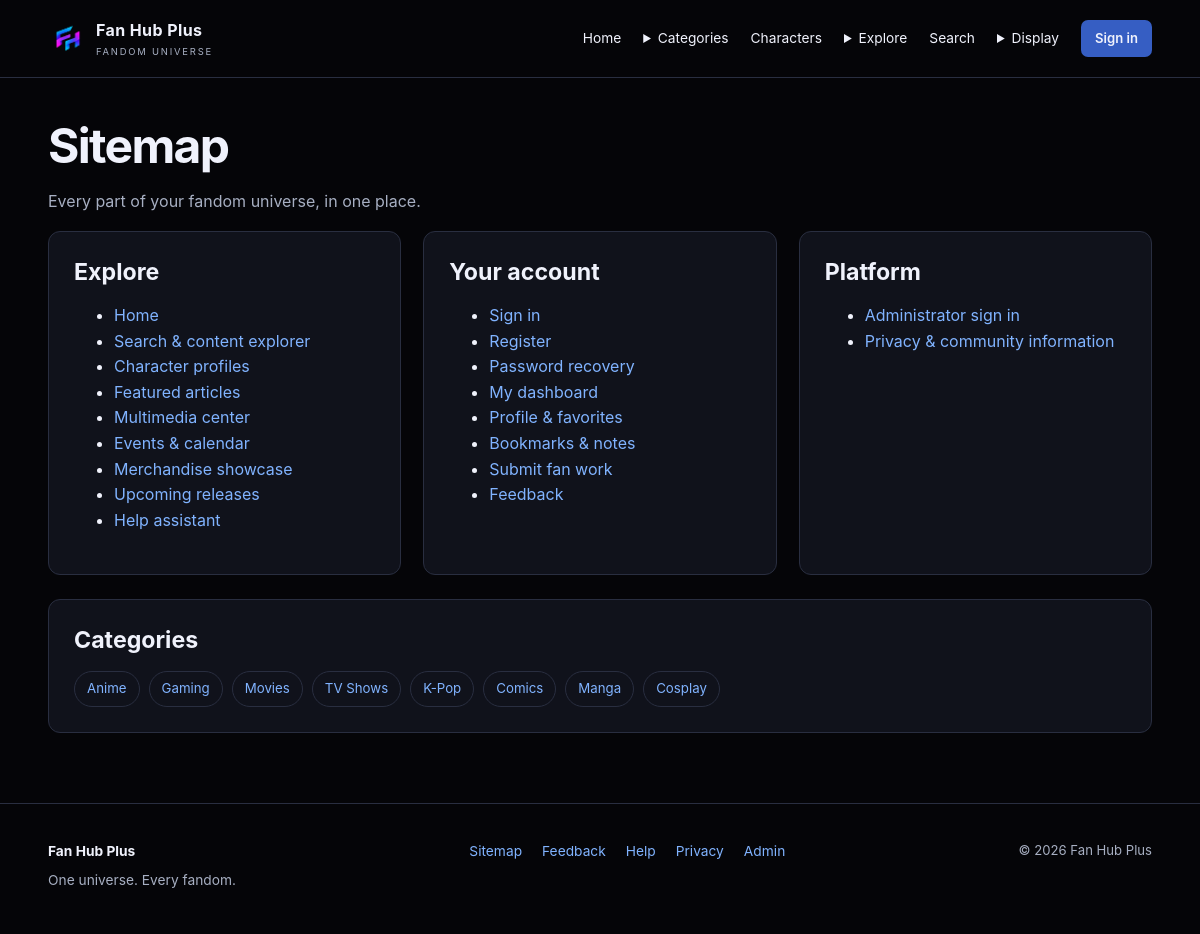
/sitemap.php, run on the app's committed database.
### tables this page shows
CREATE TABLE `categories` (
  `category_id` int(10) UNSIGNED NOT NULL,
  `name` varchar(80) NOT NULL,
  `slug` varchar(80) NOT NULL,
  `description` text DEFAULT NULL,
  `image_url` varchar(500) DEFAULT NULL,
  `sort_order` int(11) NOT NULL DEFAULT 0,
  `is_active` tinyint(1) NOT NULL DEFAULT 1
);

### includes/functions.php (called while the page is built, shortened)
<?php
function e(mixed $value): string { return htmlspecialchars((string)($value ?? ''), ENT_QUOTES | ENT_SUBSTITUTE, 'UTF-8'); }
function categories(): array { return db_all('SELECT * FROM categories WHERE is_active=1 ORDER BY sort_order,name'); }
function category_url(string $slug): string {
    $map = ['tv-shows'=>'tvshows','k-pop'=>'kpop'];
    return base_url(($map[$slug] ?? $slug) . '.php');
}

### config/config.php (called while the page is built, shortened)
<?php
function base_url(string $path = ''): string {
    return BASE_URL . '/' . ltrim($path, '/');
}

### includes/db.php (called while the page is built, shortened)
<?php
require_once __DIR__ . '/../config/config.php';
function db_query(string $sql, array $params = []): mysqli_stmt {
    $statement = $GLOBALS['conn']->prepare($sql);
    $statement->execute();
    return $statement;
}
function db_all(string $sql, array $params = []): array {
    return db_query($sql, $params)->get_result()->fetch_all(MYSQLI_ASSOC);
}

### sitemap.php (the view)
<?php
require_once __DIR__.'/includes/functions.php';$page_title='Sitemap';require __DIR__.'/includes/header.php';
$groups=[
 'Explore'=>['index.php'=>'Home','search.php'=>'Search & content explorer','characters.php'=>'Character profiles','articles.php'=>'Featured articles','gallery.php'=>'Multimedia center','events.php'=>'Events & calendar','merchandise.php'=>'Merchandise showcase','upcoming.php'=>'Upcoming releases','chatbot.php'=>'Help assistant'],
 'Your account'=>['User/login.php'=>'Sign in','User/register.php'=>'Register','User/forgot_password.php'=>'Password recovery','User/dashboard.php'=>'My dashboard','User/profile.php'=>'Profile & favorites','User/bookmarks.php'=>'Bookmarks & notes','User/submit-content.php'=>'Submit fan work','User/feedback.php'=>'Feedback'],
 'Platform'=>['Admin/login.php'=>'Administrator sign in','privacy.php'=>'Privacy & community information']
];?>
<main id="main" class="page"><h1>Sitemap</h1><p>Every part of your fandom universe, in one place.</p><div class="grid three"><?php foreach($groups as $name=>$links):?><section class="panel"><h2><?=e($name)?></h2><ul><?php foreach($links as $path=>$label):?><li><a href="<?=e(base_url($path))?>"><?=e($label)?></a></li><?php endforeach;?></ul></section><?php endforeach;?></div><section class="panel"><h2>Categories</h2><div class="chips"><?php foreach(categories() as $cat):?><a class="chip" href="<?=e(category_url($cat['slug']))?>"><?=e($cat['name'])?></a><?php endforeach;?></div></section></main><?php require __DIR__.'/includes/footer.php';?>

### assets/app.css (style rules this page uses)
:root { color-scheme: dark; --bg: #050508; --panel: #10121b; --panel2: #171b27; --line: #292e40; --text: #f0f2fc; --muted: #a7afc2; --blue: #80b3ff; --purple: #bd95fc; --input: #0a0d14; --danger: #ffaaaa; --success: #94deb0; --shadow: 0 12px 38px #0003; font: 16px/1.6 Inter, Segoe UI, Arial, sans-serif; }
* { box-sizing: border-box; }
body { margin: 0; min-height: 100vh; background: var(--bg); color: var(--text); font: inherit; }
a { color: var(--blue); text-decoration: none; }
button, a, input, select, textarea, summary { outline-offset: 4px; }
h1, h2, h3, p { margin: 0 0 1rem; }
h1 { font-size: clamp(1.9rem, 4vw, 3rem); line-height: 1.15; letter-spacing: -0.035em; }
h2 { font-size: 1.45rem; line-height: 1.3; }
p, .muted { color: var(--muted); }
.page { width: min(1280px, 92%); margin: 40px auto 70px; min-height: 55vh; }
.panel { min-width: 0; overflow-wrap: anywhere; padding: 25px; border: 1px solid var(--line); background: var(--panel); border-radius: 12px; margin-bottom: 24px; }
.grid { display: grid; grid-template-columns: repeat(4, minmax(0, 1fr)); gap: 22px; }
.grid.three { grid-template-columns: repeat(3, minmax(0, 1fr)); }
.chips { display: flex; flex-wrap: wrap; gap: 9px; }
.chip { padding: 6px 12px; border: 1px solid var(--line); border-radius: 20px; font-size: 0.83rem; }

### data on the page
categories: name "Anime"
categories: name "Gaming"
categories: name "Movies"
categories: name "TV Shows"
categories: name "K-Pop"
categories: name "Comics"
categories: name "Manga"
categories: name "Cosplay"

### other printed values
$site['site_name'] "Fan Hub Plus"
$name "Explore"
$label "Home"
$label "Search & content explorer"
$label "Character profiles"
$label "Featured articles"
$label "Multimedia center"
$label "Events & calendar"
$label "Merchandise showcase"
$label "Upcoming releases"
$label "Help assistant"
$name "Your account"
$label "Sign in"
$label "Register"
$label "Password recovery"
